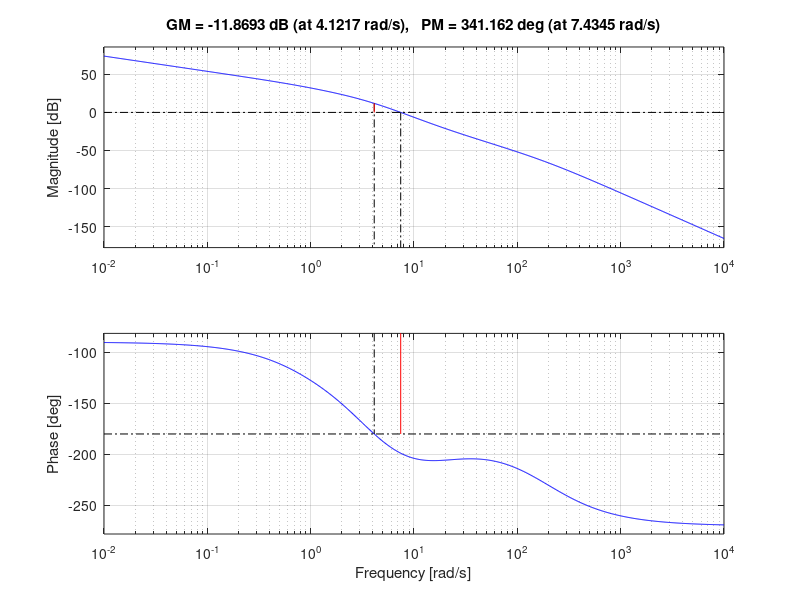
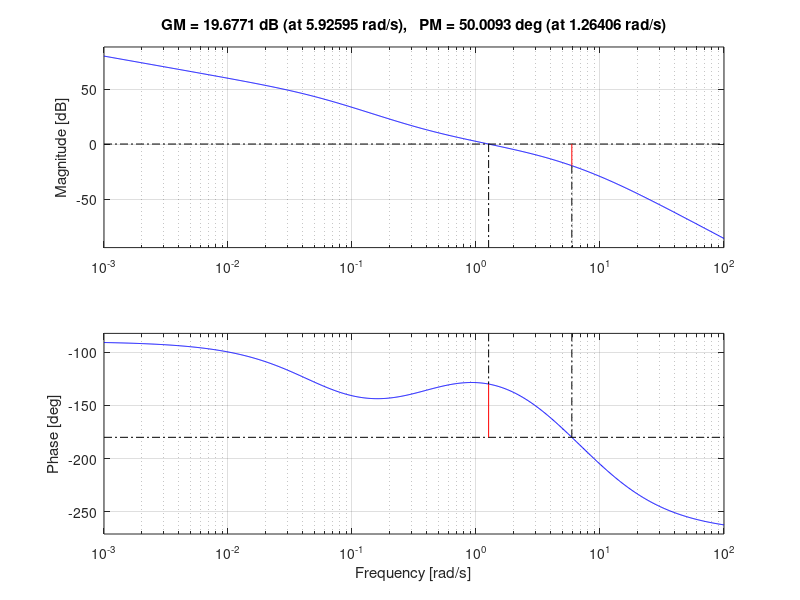

Here is the MATLAB script that generated these plots, in order:
s = tf('s');
K = 40;
G = K/(s*(s+4)*(s+1));
figure(1)
margin(G)


% Lead Initial
phi_max = 80%15+50+10%45-50+10%15+50+10;
alpha = (1-sind(phi_max))/(1+sind(phi_max));
omega = 16;
T = 1/sqrt(alpha)/omega;
Lead1 = (T*s+1)/(alpha*T*s+1);

% Lag Initial
alpha2 = 5;
T2 = 1/omega;
Lag1 = alpha2*(T2*s+1)/(alpha2*T2*s+1);

%Final Lead and Lag
Lead = ((s/1)+1)/((s/10)+1);
Lag = ((s/.4)+1)/((s/.051)+1);

figure(1)
margin(Lead1*Lag1*G)
grid on

figure(2)
margin(Lead*G*Lag)
grid on